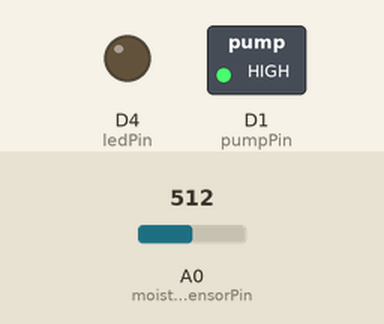
Simulated run of this sketch. Board: ESP8266 (NodeMCU). Parts: switched loads named in the sketch (green lamp = pin HIGH), output pins drawn as LEDs (lit = HIGH). Inputs (shaded band) come from the test bench; at power-on: A0 (moistureSensorPin) = 512. WiFi joins after 1.5 s; servers stay silent unless stated; the Firebase database answers and starts empty; what the sketch prints to the serial monitor is not drawn.

Above: at 2.7 s.
2.8 s: A0 (moistureSensorPin) set to 0
At 3.8 s:
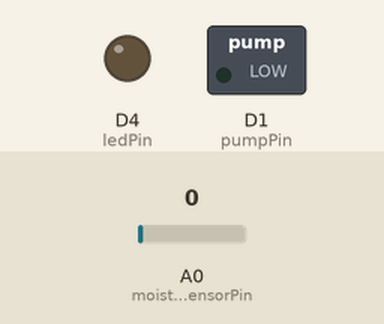
6.3 s: A0 (moistureSensorPin) set to 122
At 8.9 s:
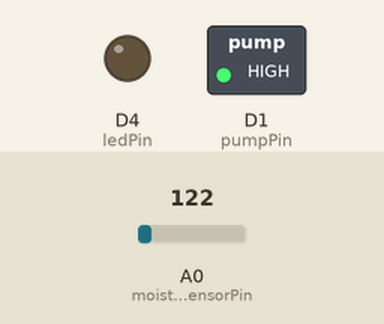
Timing chart, 0 to 10.4 s (numbered marks = the images above; inputs shaded):
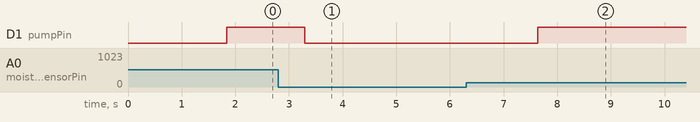

Measured:
- after the input at 2.8 s, D1 (pumpPin): HIGH → LOW after 0.49 s
- after the input at 6.3 s, D1 (pumpPin): LOW → HIGH after 1.3 s

The sketch:

esp_soil.ino
```cpp
#include <Wire.h>
#include <ESP8266WiFi.h>
#include <Firebase_ESP_Client.h>
#include "addons/RTDBHelper.h"
#include "addons/TokenHelper.h"
#include <SoftwareSerial.h>

// Define pin numbers
const int moistureSensorPin = A0;  // Moisture sensor connected to A0
const int pumpPin = D1;            // Pump connected to digital pin D1

// Define threshold
const int moistureThreshold = 500; // Default threshold value

// Firebase credentials
#define API_KEY "AIzaSyCmBB0qzFZoQj-N77UHjn_AUra2HXnbmak"
#define DATABASE_URL "https://lab6-a9984-default-rtdb.firebaseio.com/"

// Wi-Fi credentials
#define ssid "iPhone"
#define pass "shrouk00"

// RX, TX = D5 (GPIO14), D6 (GPIO12)
SoftwareSerial mySerial(14, 12);  // mySerial RX, TX

// Firebase objects
FirebaseData fbdo;
FirebaseAuth auth;
FirebaseConfig config;

bool signupok = false;
unsigned long sendDataPrevMillis = 0;

const int ledPin = LED_BUILTIN;  // Built-in LED pin (usually GPIO2 on ESP8266)

void setup() {
  Serial.begin(9600);
  mySerial.begin(9600);
  pinMode(pumpPin, OUTPUT);
  pinMode(ledPin, OUTPUT);

  Serial.println("ESP8266 Initialized and Waiting for Data...");
  Serial.println("ESP Ready to Receive from Tiva C...");

  // Connect to Wi-Fi
  WiFi.mode(WIFI_STA);
  WiFi.begin(ssid, pass);
  Serial.print("Connecting to Wi-Fi");
  while (WiFi.status() != WL_CONNECTED) {
    delay(500);
    Serial.print(".");
  }
  Serial.println("\nConnected to Wi-Fi");
  Serial.println(WiFi.localIP());

  // Firebase setup
  config.api_key = API_KEY;
  config.database_url = DATABASE_URL;

  if (Firebase.signUp(&config, &auth, "", "")) {
    Serial.println("Firebase SignUp OK");
    signupok = true;
  } else {
    Serial.printf("Firebase SignUp Failed: %s\n", fbdo.errorReason().c_str());
  }

  Firebase.begin(&config, &auth);
  Firebase.reconnectWiFi(true);
}

void loop() {
  int moistureValue = analogRead(moistureSensorPin);

  // Send moisture data to Firebase
  if (signupok) {
    if (!Firebase.RTDB.setInt(&fbdo, "moisture/value", moistureValue)) {
      Serial.print("Moisture set failed: ");
      Serial.println(fbdo.errorReason());
    }

    // Get threshold from Firebase
    int currentThreshold = moistureThreshold;
    if (Firebase.RTDB.getInt(&fbdo, "settings/threshold")) {
      if (fbdo.dataType() == "int") {
        currentThreshold = fbdo.intData();
      }
    } else {
      Serial.print("Threshold read failed: ");
      Serial.println(fbdo.errorReason());
    }

    // Control pump
    bool pumpStatus = (moistureValue > currentThreshold);
    digitalWrite(pumpPin, pumpStatus ? HIGH : LOW);

    // Update pump status in Firebase
    if (!Firebase.RTDB.setBool(&fbdo, "pump/status", pumpStatus)) {
      Serial.print("Pump status set failed: ");
      Serial.println(fbdo.errorReason());
    }

    // Debug output
    Serial.print("Moisture: ");
    Serial.print(moistureValue);
    Serial.print(" | Threshold: ");
    Serial.print(currentThreshold);
    Serial.print(" | Pump: ");
    Serial.println(pumpStatus ? "ON" : "OFF");
  }

  delay(1000);
}
```
